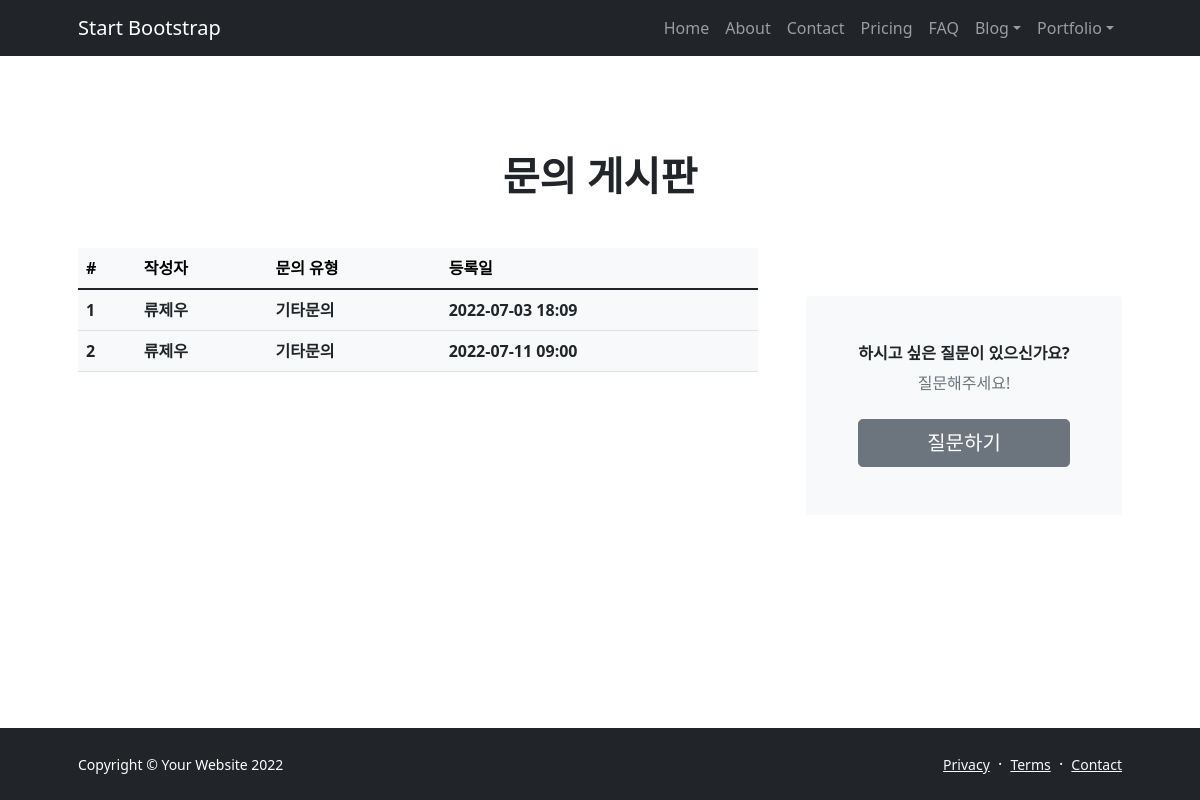
The page /question/ on the database as committed earlier.
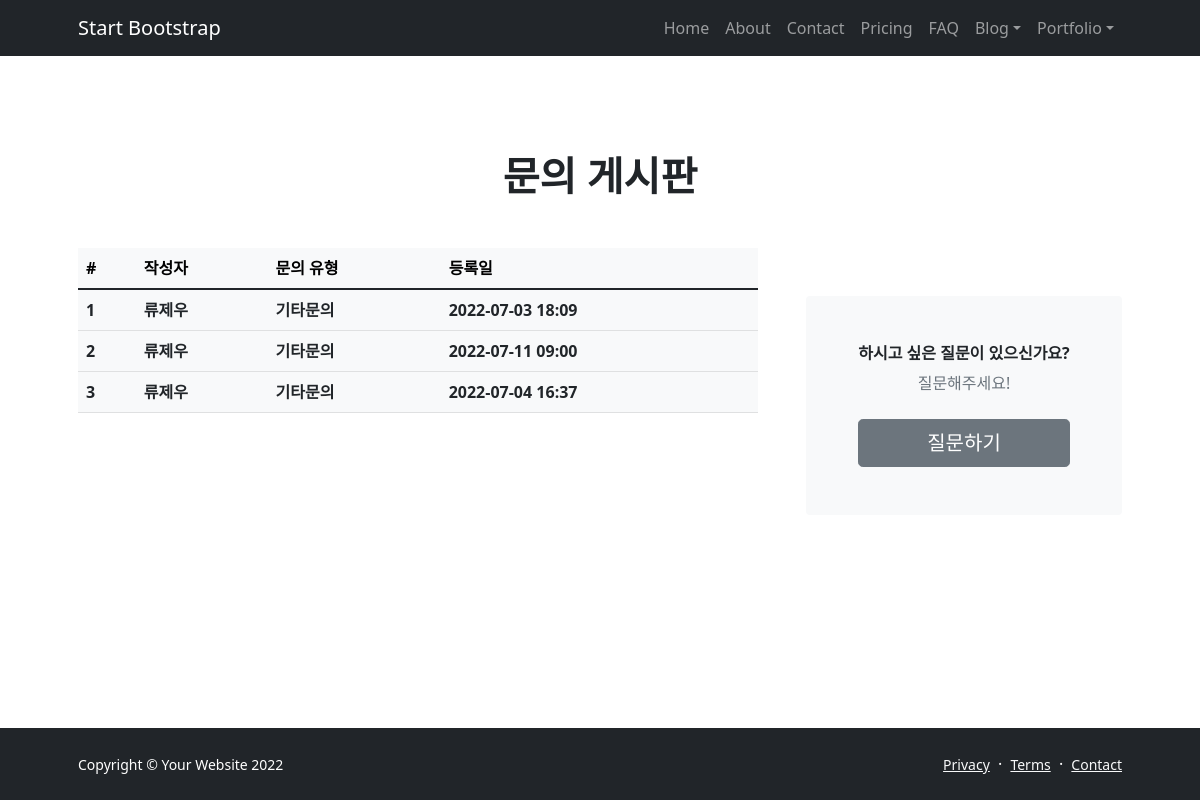
The same page on the database as committed later.
### question/models.py (models this page shows, shortened)
class Question(models.Model):
    user = models.ForeignKey(
        'user.User', on_delete=models.CASCADE, verbose_name='질문자 이름')
    category = models.CharField(
        max_length=10,
        choices=CATEGORY_CHOICES,
        verbose_name='문의 유형'
    )
    contents = models.TextField(verbose_name='질문 내용')
    register_date = models.DateTimeField(
        verbose_name='질문 날짜', auto_now_add=True)
    class Meta:
        db_table = 'question'
        verbose_name = '질문'
        verbose_name_plural = '질문'

### user/models.py (models this page shows)
class User(models.Model):
    uid = models.CharField(verbose_name='아이디', max_length=64, unique=True)
    password = models.CharField(verbose_name='비밀번호', max_length=64)
    phone_number = models.IntegerField(verbose_name='전화 번호')
    name = models.CharField(verbose_name='이름', max_length=64)
    register_date = models.DateTimeField(
        verbose_name='가입 날짜', auto_now_add=True)
    def __str__(self):
        return self.name
    class Meta:
        db_table = 'user'
        verbose_name = '사용자'
        verbose_name_plural = '사용자'

### question/views.py (the view)
# urls.py: path('question/', QuestionList.as_view()),
class QuestionList(ListView):
    model = Question
    template_name = 'question_list.html'

### question/templates/question_list.html
{% extends "base.html" %}
{% load humanize %}
{% block contents %}
<section class="py-5">
    <div class="container px-5 my-5">
        <div class="text-center mb-5">
            <h1 class="fw-bolder">문의 게시판</h1>
        </div>
        <div class="row gx-5">
            <div class="col-xl-8">
                <table class="table table-light">
                    <thead class="thead-light">
                        <tr>
                            <th scope="col">#</th>
                            <th scope="col">작성자</th>
                            <th scope="col">문의 유형</th>
                            <th scope="col">등록일</th>
                        </tr>
                    </thead>
                    <tbody class="text-dark">
                        {% for question in object_list %}
                        <tr>
                            <th scope="row">{{ question.id }}</th>
                            <th>{{ question.user }}</th>
                            <th>{{ question.category }}</th>
                            <th>{{ question.register_date|date:'Y-m-d H:i' }}</th>
                        </tr>
                        {% endfor %}
                    </tbody>
                </table>
            </div>
            <div class="col-xl-4">
                <div class="card border-0 bg-light mt-xl-5">
                    <div class="card-body p-4 py-lg-5">
                        <div class="d-flex align-items-center justify-content-center">
                            <div class="text-center">
                                <div class="h6 fw-bolder">하시고 싶은 질문이 있으신가요?</div>
                                <p class="text-muted mb-4">
                                    질문해주세요!
                                    <br />
                                </p>
                                <div class="d-grid"><button class="btn btn-secondary btn-lg" type="submit"><a href="#"
                                            class="text-decoration-none text-white">질문하기</a></button>
                                </div>
                            </div>
                        </div>
                    </div>
                </div>
            </div>
        </div>
    </div>
</section>
{% endblock %}

Rows that differ between the two databases and show on the page:
added Question: id "3", user "류제우", category "기타문의", register_date "2022-07-04 16:37"
